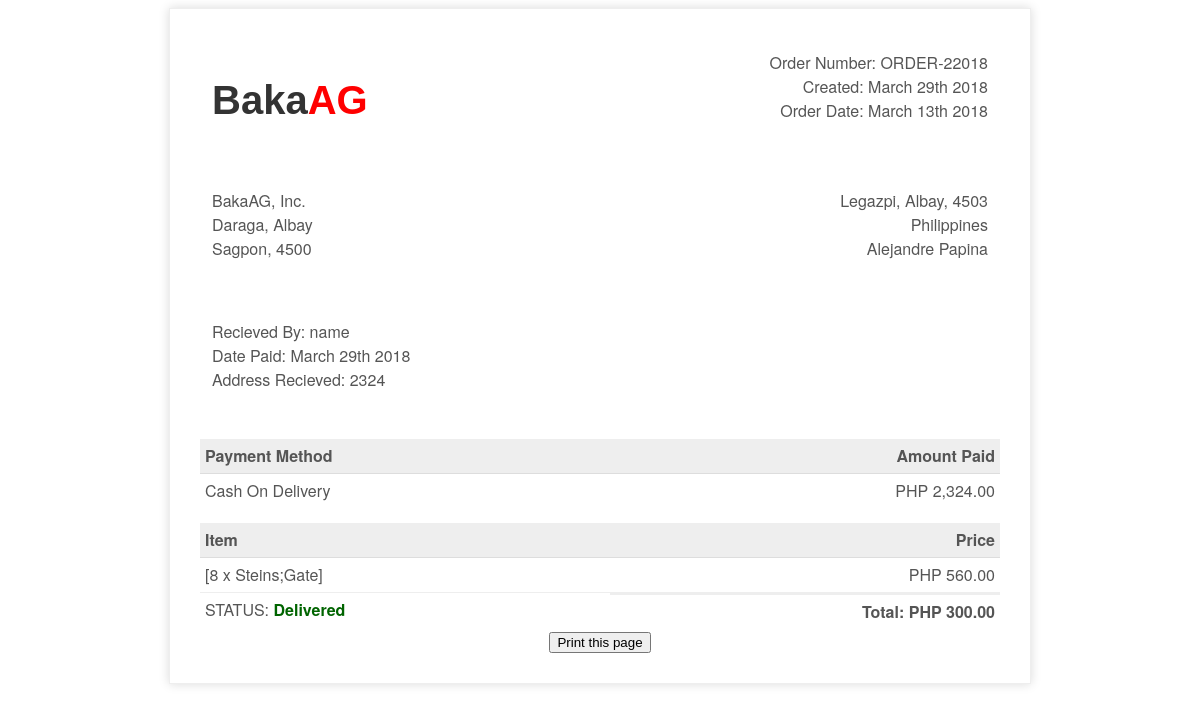
/admin/pages/backend/viewreciept.php?oid=2, run on the app's committed database.
### tables this page shows
CREATE TABLE `orders` (
  `order_id` int(11) NOT NULL,
  `acc_id` int(11) NOT NULL,
  `order_total_amt` int(9) NOT NULL,
  `order_product_list` varchar(700) NOT NULL,
  `order_date` timestamp NOT NULL DEFAULT CURRENT_TIMESTAMP,
  `order_approval` varchar(255) DEFAULT 'Not approved',
  `order_receive` varchar(255) NOT NULL DEFAULT 'Undelivered',
  `order_mdpaymnt_id` int(9) NOT NULL DEFAULT '1',
  `order_status_id` int(11) NOT NULL
);

CREATE TABLE `receipt` (
  `receipt_id` int(255) NOT NULL,
  `receipt_amt_paid` int(255) NOT NULL,
  `receipt_date_paid` timestamp NOT NULL DEFAULT CURRENT_TIMESTAMP ON UPDATE CURRENT_TIMESTAMP,
  `receipt_custname` varchar(255) NOT NULL,
  `receipt_compaddress` varchar(255) NOT NULL,
  `order_id` int(9) NOT NULL
);

CREATE TABLE `account_address` (
  `acc_address_id` int(11) NOT NULL,
  `acc_id` int(11) NOT NULL,
  `address_province` varchar(100) NOT NULL,
  `address_country` varchar(100) NOT NULL DEFAULT 'Not Assigned',
  `address_city` varchar(100) NOT NULL DEFAULT 'Not Assigned',
  `address_zipcode` varchar(6) NOT NULL DEFAULT '0',
  `address_line1` text NOT NULL,
  `address_line2` text NOT NULL
);

CREATE TABLE `account` (
  `acc_id` int(9) NOT NULL,
  `acc_email` varchar(700) NOT NULL,
  `acc_pass` varchar(700) NOT NULL,
  `acc_fname` varchar(32) NOT NULL,
  `acc_lname` varchar(32) NOT NULL,
  `acc_type_id` int(11) NOT NULL
);

CREATE TABLE `order_mdofpymt` (
  `order_mdpaymt_id` int(11) NOT NULL,
  `order_mdpaymt_name` varchar(255) NOT NULL
);

CREATE TABLE `product` (
  `prod_id` int(11) NOT NULL,
  `prod_codeid` varchar(767) NOT NULL DEFAULT 'Empty',
  `prod_name` varchar(32) NOT NULL,
  `prod_desc` longtext NOT NULL,
  `prod_picture_link` varchar(700) NOT NULL DEFAULT 'data/Products/default.jpg',
  `prod_dateadd` date NOT NULL,
  `prod_featured` varchar(3) NOT NULL DEFAULT 'No',
  `prod_genre_id` int(11) NOT NULL,
  `prod_type_id` int(11) NOT NULL,
  `inv_id` int(11) NOT NULL
);

CREATE TABLE `inventory` (
  `inv_id` int(11) NOT NULL,
  `inv_price` int(9) NOT NULL,
  `inv_stock` int(32) NOT NULL,
  `inv_no_of_sold` int(9) NOT NULL DEFAULT '0',
  `inv_views` int(9) NOT NULL DEFAULT '0',
  `inv_rate` int(9) NOT NULL DEFAULT '0',
  `inv_discount` int(3) NOT NULL DEFAULT '0'
);

CREATE TABLE `order_status` (
  `order_status_id` int(11) NOT NULL,
  `order_status_name` varchar(32) NOT NULL
);

### admin/pages/backend/viewreciept.php (the view, shortened to what this page needs)
<?php
	include_once("../../../backend/connection.php");
	$oid = (string)$_GET['oid'];
	$sql_data = "SELECT * FROM orders, order_mdofpymt,account,receipt,account_address,order_status WHERE orders.order_id='".$oid."' AND order_mdofpymt.order_mdpaymt_id=orders.order_mdpaymnt_id AND account.acc_id=orders.acc_id AND receipt.order_id=orders.order_id AND account_address.acc_id=account.acc_id AND order_status.order_status_id=orders.order_status_id";
	$result = $conn->query($sql_data);
	$fetch = $result->fetch_assoc();
	$items = explode(";", $fetch['order_product_list']);
	$products = '';
	foreach ($items as $key) {
		$quantity = explode("-", $key, 2);
		$end = end($quantity);
		$sql_get_prod_name = "SELECT prod_name FROM product WHERE prod_id=".(int)$key;
		$result_name = $conn->query($sql_get_prod_name);
		$fetch_prod_name = $result_name->fetch_assoc();
		if (!($key == '')) {
			$products .= '['.$end.' x '.$fetch_prod_name['prod_name'].']*';
		}
	}
	$date = date_create($fetch['order_date']);
	$date2 = date_create($fetch['receipt_date_paid']);
?>
<!doctype html>
<html>
<head>
</head>
<body>
    <div class="invoice-box">
        <table cellpadding="0" cellspacing="0">
            <tr class="top">
                <td colspan="2">
                    <table>
                        <tr>
                            <td class="title" style="font-size: 20px;">
                                <h1 style="width:100%; max-width:300px; font-family: Helvetica;">Baka<span style="font-family: Helvetica;color:red;">AG</span></h1>
                            </td>
                            <td>
                                Order Number: <?php echo 'ORDER-'.$oid.date("Y"); ?><br>
                                Created: <?php echo date_format($date2, 'F jS Y'); ?><br>
                                Order Date: <?php echo date_format($date, 'F jS Y'); ?>
                            </td>
                        </tr>
                    </table>
                </td>
            </tr>
            <tr class="information">
                <td colspan="2">
                    <table>
                        <tr>
                            <td>
                                BakaAG, Inc.<br>
                                Daraga, Albay<br>
                                Sagpon, 4500
                            </td>
                            <td>
                                <?php echo $fetch['address_city'].', '.$fetch['address_province'].', '.$fetch['address_zipcode']?><br>
                                <?php echo $fetch['address_country']; ?><br>
                                <?php echo $fetch['acc_fname'].' '.$fetch['acc_lname'];?>
                            </td>
                        </tr>
                    </table>
                </td>
            </tr>
            <tr class="information">
                <td colspan="2">
                    <table>
                        <tr>
                            <td>
                                Recieved By: <?php echo $fetch['receipt_custname']; ?> <br>
                                Date Paid:  <?php echo date_format(date_create($fetch['receipt_date_paid']), 'F jS Y'); ?><br>
                                Address Recieved: <?php echo $fetch['receipt_compaddress']; ?>
                            </td>
                        </tr>
                    </table>
                </td>
            </tr>
            <tr class="heading">
                <td>
                    Payment Method
                </td>
                <td>
                    Amount Paid
                </td>
            </tr>
            <tr class="details">
                <td>
                    <?php echo $fetch['order_mdpaymt_name']; ?>
                </td>
                <td>
                    PHP <?php echo number_format($fetch['receipt_amt_paid'],2); ?>
                </td>
            </tr>
            <tr class="heading">
                <td>
                    Item
                </td>
                <td>
                    Price
                </td>
            </tr>
            <?php
            	$pr = explode("*", $products);
        		$arrayID = array();
        		$arrayQuan = array();
        		foreach ($items as $ks) {
        			if (empty($ks)) {
        				break;
        			}
            		$exp = explode("-", $ks, 2);
            		$curr = current($exp);
            		$ended = end($exp);
            		array_push($arrayID, $curr);
            		array_push($arrayQuan, $ended);
        		}
        		$l = 0;
        		$num_of_elem = count($pr) - 1;
            	foreach ($pr as $ke) {
            		if ($l == $num_of_elem) {
            			break;
            		}
            		$sql_pr = "SELECT * FROM product,inventory WHERE product.prod_id=".$arrayID[$l]." AND product.inv_id=inventory.inv_id";
            		$resultP = $conn->query($sql_pr);
            		if ($arrayID[$l] != '') {
            			$fetchP = $resultP->fetch_assoc();
            		} else {
            			break;
            		}
          			if($fetchP['inv_discount']>0){
          				$a = $fetchP['inv_price'] * ($fetchP['inv_discount'] / 100);
                    	$b = $fetchP['inv_price'] - $a;
          			}
          			else {
          				$b = $fetchP['inv_price'];
          			}
            		echo '
			            <tr class="item">
			                <td>
			                    '.$ke.'
			                </td>
			                <td>PHP
			                    '.number_format(($b * $arrayQuan[$l]),2).'
			                </td>
            			</tr>
            		';
            		$l++;
            	}
            ?>
            <tr class="total">
                <td>STATUS: <span style="color: darkgreen; font-weight: bold;"><?php echo $fetch['order_status_name']; ?></span></td>
                <td>
                   Total: PHP <?php echo number_format($fetch['order_total_amt'],2); ?>
                </td>
            </tr>
        </table>
        <center><button class="noprint" onClick="window.print();">Print this page</button></center>
    </div>
</body>
</html>

### admin/pages/backend/viewreciept.php (style rules this page uses)
.invoice-box { max-width: 800px; margin: auto; padding: 30px; border: 1px solid #eee; box-shadow: 0 0 10px rgba(0, 0, 0, .15); font-size: 16px; line-height: 24px; font-family: 'Helvetica Neue', 'Helvetica', Helvetica, Arial, sans-serif; color: #555; }
.invoice-box table { width: 100%; line-height: inherit; text-align: left; }
.invoice-box table td { padding: 5px; vertical-align: top; }
.invoice-box table tr td:nth-child(2) { text-align: right; }
.invoice-box table tr.top table td { padding-bottom: 20px; }
.invoice-box table tr.top table td.title { font-size: 45px; line-height: 45px; color: #333; }
.invoice-box table tr.information table td { padding-bottom: 40px; }
.invoice-box table tr.heading td { background: #eee; border-bottom: 1px solid #ddd; font-weight: bold; }
.invoice-box table tr.details td { padding-bottom: 20px; }
.invoice-box table tr.item td { border-bottom: 1px solid #eee; }
.invoice-box table tr.total td:nth-child(2) { border-top: 2px solid #eee; font-weight: bold; }

### data on the page
orders: receipt.receipt_date_paid "March 29th 2018", order_date "March 13th 2018", account_address.address_city "Legazpi", account_address.address_province "Albay", account_address.address_zipcode "4503", account_address.address_country "Philippines", acc.acc_fname "Alejandre", acc.acc_lname "Papina", receipt.receipt_custname "name", receipt.receipt_compaddress "2324", order_mdofpymt.order_mdpaymt_name "Cash On Delivery", receipt.receipt_amt_paid "2,324.00", order_status.order_status_name "Delivered", order_total_amt "300.00"
product: ke "[8 x Steins;Gate]", $b*$arrayQuan[$l] "560.00"

### other printed values
$oid "2"
